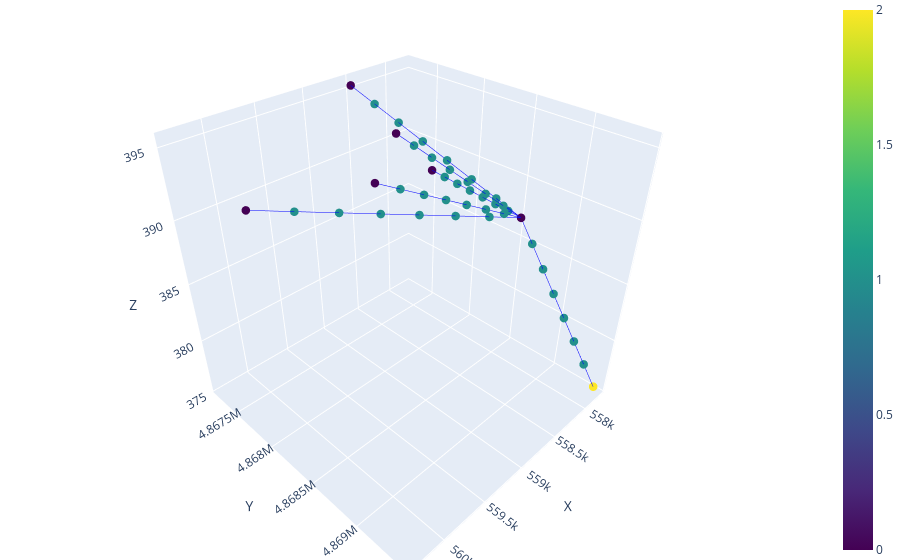

Notebook code for this chart:
### Code cell
plot_3D_network(new_nodes, new_edges, node_color='type')

### Figure 1 — Plotly figure (JSON) as saved in the notebook; plotly's stock layout.template omitted (floating-point values rounded to 4 significant figures)
{"data": [{"line": {"color": "blue", "width": 1}, "mode": "lines", "showlegend": false, "type": "scatter3d", "x": [558515, 558443], "y": [4867230, 4867000.0], "z": [395.3, 394.3]}, {"line": {"color": "blue", "width": 1}, "mode": "lines", "showlegend": false, "type": "scatter3d", "x": [558443, 558371], "y": [4867000.0, 4868000.0], "z": [394.3, 393.3]}, {"line": {"color": "blue", "width": 1}, "mode": "lines", "showlegend": false, "type": "scatter3d", "x": [558371, 558299], "y": [4868000.0, 4868000.0], "z": [393.3, 392.3]}, {"line": {"color": "blue", "width": 1}, "mode": "lines", "showlegend": false, "type": "scatter3d", "x": [558299, 558227], "y": [4868000.0, 4868000.0], "z": [392.3, 391.2]}, {"line": {"color": "blue", "width": 1}, "mode": "lines", "showlegend": false, "type": "scatter3d", "x": [558227, 558155], "y": [4868000.0, 4868000.0], "z": [391.2, 390.2]}, {"line": {"color": "blue", "width": 1}, "mode": "lines", "showlegend": false, "type": "scatter3d", "x": [558155, 558083], "y": [4868000.0, 4868000.0], "z": [390.2, 389.2]}, {"line": {"color": "blue", "width": 1}, "mode": "lines", "showlegend": false, "type": "scatter3d", "x": [558083, 558011], "y": [4868000.0, 4868669], "z": [389.2, 388.2]}, {"line": {"color": "blue", "width": 1}, "mode": "lines", "showlegend": false, "type": "scatter3d", "x": [559567, 559300.0], "y": [4868494, 4868519], "z": [394.7, 393.7]}, {"line": {"color": "blue", "width": 1}, "mode": "lines", "showlegend": false, "type": "scatter3d", "x": [559300.0, 559100.0], "y": [4868519, 4868544], "z": [393.7, 392.8]}, {"line": {"color": "blue", "width": 1}, "mode": "lines", "showlegend": false, "type": "scatter3d", "x": [559100.0, 558900.0], "y": [4868544, 4868569], "z": [392.8, 391.9]}, {"line": {"color": "blue", "width": 1}, "mode": "lines", "showlegend": false, "type": "scatter3d", "x": [558900.0, 558700.0], "y": [4868569, 4868594], "z": [391.9, 391.0]}, {"line": {"color": "blue", "width": 1}, "mode": "lines", "showlegend": false, "type": "scatter3d", "x": [558700.0, 558500.0], "y": [4868594, 4868619], "z": [391.0, 390.0]}, {"line": {"color": "blue", "width": 1}, "mode": "lines", "showlegend": false, "type": "scatter3d", "x": [558500.0, 558200.0], "y": [4868619, 4868644], "z": [390.0, 389.1]}, {"line": {"color": "blue", "width": 1}, "mode": "lines", "showlegend": false, "type": "scatter3d", "x": [558200.0, 558011], "y": [4868644, 4868669], "z": [389.1, 388.2]}, {"line": {"color": "blue", "width": 1}, "mode": "lines", "showlegend": false, "type": "scatter3d", "x": [560322, 560000.0], "y": [4868051, 4868000.0], "z": [393.7, 392.9]}, {"line": {"color": "blue", "width": 1}, "mode": "lines", "showlegend": false, "type": "scatter3d", "x": [560000.0, 559700.0], "y": [4868000.0, 4868000.0], "z": [392.9, 392.1]}, {"line": {"color": "blue", "width": 1}, "mode": "lines", "showlegend": false, "type": "scatter3d", "x": [559700.0, 559300.0], "y": [4868000.0, 4868000.0], "z": [392.1, 391.3]}, {"line": {"color": "blue", "width": 1}, "mode": "lines", "showlegend": false, "type": "scatter3d", "x": [559300.0, 559000.0], "y": [4868000.0, 4868000.0], "z": [391.3, 390.6]}, {"line": {"color": "blue", "width": 1}, "mode": "lines", "showlegend": false, "type": "scatter3d", "x": [559000.0, 558700.0], "y": [4868000.0, 4868000.0], "z": [390.6, 389.8]}, {"line": {"color": "blue", "width": 1}, "mode": "lines", "showlegend": false, "type": "scatter3d", "x": [558700.0, 558300.0], "y": [4868000.0, 4869000.0], "z": [389.8, 389.0]}, {"line": {"color": "blue", "width": 1}, "mode": "lines", "showlegend": false, "type": "scatter3d", "x": [558300.0, 558011], "y": [4869000.0, 4868669], "z": [389.0, 388.2]}, {"line": {"color": "blue", "width": 1}, "mode": "lines", "showlegend": false, "type": "scatter3d", "x": [558522, 558449], "y": [4867747, 4868000.0], "z": [393.1, 392.4]}, {"line": {"color": "blue", "width": 1}, "mode": "lines", "showlegend": false, "type": "scatter3d", "x": [558449, 558376], "y": [4868000.0, 4868000.0], "z": [392.4, 391.7]}, {"line": {"color": "blue", "width": 1}, "mode": "lines", "showlegend": false, "type": "scatter3d", "x": [558376, 558303], "y": [4868000.0, 4868000.0], "z": [391.7, 391.0]}, {"line": {"color": "blue", "width": 1}, "mode": "lines", "showlegend": false, "type": "scatter3d", "x": [558303, 558230], "y": [4868000.0, 4868000.0], "z": [391.0, 390.3]}, {"line": {"color": "blue", "width": 1}, "mode": "lines", "showlegend": false, "type": "scatter3d", "x": [558230, 558157], "y": [4868000.0, 4868000.0], "z": [390.3, 389.6]}, {"line": {"color": "blue", "width": 1}, "mode": "lines", "showlegend": false, "type": "scatter3d", "x": [558157, 558084], "y": [4868000.0, 4869000.0], "z": [389.6, 388.9]}, {"line": {"color": "blue", "width": 1}, "mode": "lines", "showlegend": false, "type": "scatter3d", "x": [558084, 558011], "y": [4869000.0, 4868669], "z": [388.9, 388.2]}, {"line": {"color": "blue", "width": 1}, "mode": "lines", "showlegend": false, "type": "scatter3d", "x": [558345, 558300.0], "y": [4867990, 4868087], "z": [390.6, 390.3]}, {"line": {"color": "blue", "width": 1}, "mode": "lines", "showlegend": false, "type": "scatter3d", "x": [558300.0, 558200.0], "y": [4868087, 4868184], "z": [390.3, 389.9]}, {"line": {"color": "blue", "width": 1}, "mode": "lines", "showlegend": false, "type": "scatter3d", "x": [558200.0, 558200.0], "y": [4868184, 4868281], "z": [389.9, 389.6]}, {"line": {"color": "blue", "width": 1}, "mode": "lines", "showlegend": false, "type": "scatter3d", "x": [558200.0, 558200.0], "y": [4868281, 4868378], "z": [389.6, 389.2]}, {"line": {"color": "blue", "width": 1}, "mode": "lines", "showlegend": false, "type": "scatter3d", "x": [558200.0, 558100.0], "y": [4868378, 4868475], "z": [389.2, 388.9]}, {"line": {"color": "blue", "width": 1}, "mode": "lines", "showlegend": false, "type": "scatter3d", "x": [558100.0, 558100.0], "y": [4868475, 4868572], "z": [388.9, 388.5]}, {"line": {"color": "blue", "width": 1}, "mode": "lines", "showlegend": false, "type": "scatter3d", "x": [558100.0, 558011], "y": [4868572, 4868669], "z": [388.5, 388.2]}, {"line": {"color": "blue", "width": 1}, "mode": "lines", "showlegend": false, "type": "scatter3d", "x": [558011, 558000.0], "y": [4868669, 4869000.0], "z": [388.2, 386.4]}, {"line": {"color": "blue", "width": 1}, "mode": "lines", "showlegend": false, "type": "scatter3d", "x": [558000.0, 557900.0], "y": [4869000.0, 4869000.0], "z": [386.4, 384.6]}, {"line": {"color": "blue", "width": 1}, "mode": "lines", "showlegend": false, "type": "scatter3d", "x": [557900.0, 557900.0], "y": [4869000.0, 4869000.0], "z": [384.6, 382.7]}, {"line": {"color": "blue", "width": 1}, "mode": "lines", "showlegend": false, "type": "scatter3d", "x": [557900.0, 557900.0], "y": [4869000.0, 4869000.0], "z": [382.7, 380.9]}, {"line": {"color": "blue", "width": 1}, "mode": "lines", "showlegend": false, "type": "scatter3d", "x": [557900.0, 557800.0], "y": [4869000.0, 4869000.0], "z": [380.9, 379.1]}, {"line": {"color": "blue", "width": 1}, "mode": "lines", "showlegend": false, "type": "scatter3d", "x": [557800.0, 557800.0], "y": [4869000.0, 4869000.0], "z": [379.1, 377.3]}, {"line": {"color": "blue", "width": 1}, "mode": "lines", "showlegend": false, "type": "scatter3d", "x": [557800.0, 557800.0], "y": [4869000.0, 4869436], "z": [377.3, 375.5]}, {"marker": {"color": [0, 0, 0, 0, 0, 0, 2, 1, 1, 1, 1, 1, 1, 1, 1, 1, 1, 1, 1, 1, 1, 1, 1, 1, 1, 1, 1, 1, 1, 1, 1, 1, 1, 1, 1, 1, 1, 1, 1, 1, 1, 1, 1], "colorscale": [[0, "#440154"], [0.1111, "#482878"], [0.2222, "#3e4989"], [0.3333, "#31688e"], [0.4444, "#26828e"], [0.5556, "#1f9e89"], [0.6667, "#35b779"], [0.7778, "#6ece58"], [0.8889, "#b5de2b"], [1, "#fde725"]], "showscale": true, "size": 5}, "mode": "markers", "showlegend": false, "type": "scatter3d", "x": [558515, 559567, 560322, 558522, 558345, 558011, 557800.0, 558443, 558371, 558299, 558227, 558155, 558083, 559300.0, 559100.0, 558900.0, 558700.0, 558500.0, 558200.0, 560000.0, 559700.0, 559300.0, 559000.0, 558700.0, 558300.0, 558449, 558376, 558303, 558230, 558157, 558084, 558300.0, 558200.0, 558200.0, 558200.0, 558100.0, 558100.0, 558000.0, 557900.0, 557900.0, 557900.0, 557800.0, 557800.0], "y": [4867230, 4868494, 4868051, 4867747, 4867990, 4868669, 4869436, 4867000.0, 4868000.0, 4868000.0, 4868000.0, 4868000.0, 4868000.0, 4868519, 4868544, 4868569, 4868594, 4868619, 4868644, 4868000.0, 4868000.0, 4868000.0, 4868000.0, 4868000.0, 4869000.0, 4868000.0, 4868000.0, 4868000.0, 4868000.0, 4868000.0, 4869000.0, 4868087, 4868184, 4868281, 4868378, 4868475, 4868572, 4869000.0, 4869000.0, 4869000.0, 4869000.0, 4869000.0, 4869000.0], "z": [395.3, 394.7, 393.7, 393.1, 390.6, 388.2, 375.5, 394.3, 393.3, 392.3, 391.2, 390.2, 389.2, 393.7, 392.8, 391.9, 391.0, 390.0, 389.1, 392.9, 392.1, 391.3, 390.6, 389.8, 389.0, 392.4, 391.7, 391.0, 390.3, 389.6, 388.9, 390.3, 389.9, 389.6, 389.2, 388.9, 388.5, 386.4, 384.6, 382.7, 380.9, 379.1, 377.3]}], "layout": {"margin": {"b": 0, "l": 0, "r": 0, "t": 0}, "scene": {"xaxis": {"title": {"text": "X"}}, "yaxis": {"title": {"text": "Y"}}, "zaxis": {"title": {"text": "Z"}}}}}
